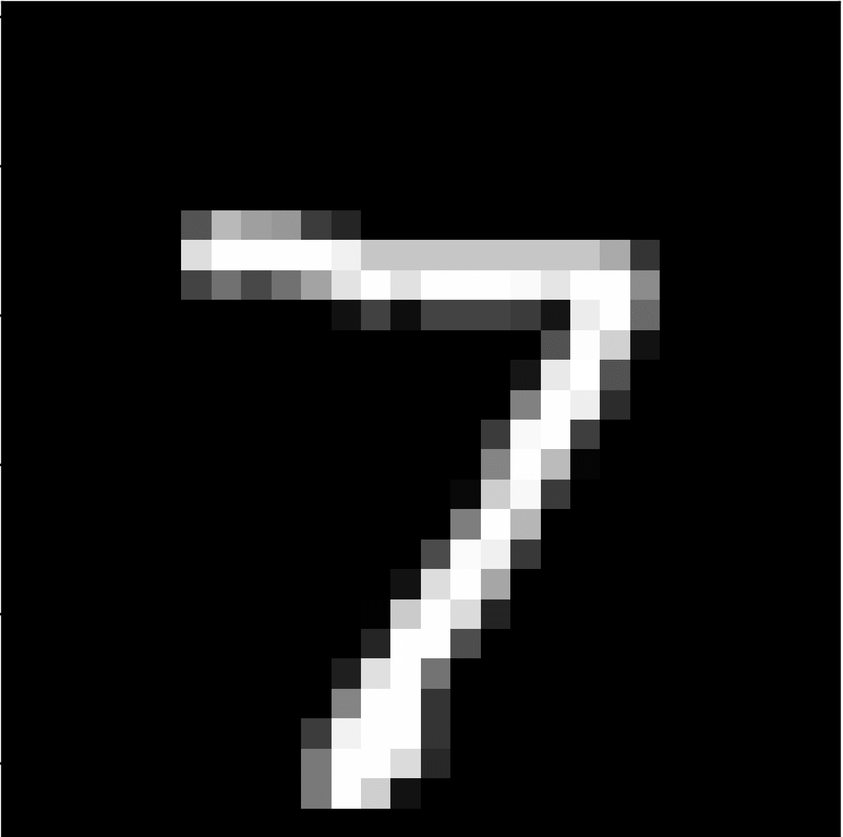
#> input picture src/example.png, 843 x 837 px, shrunk from 1490 x 1480 before the run
$ python -i processing.py   (imports and definitions only)   (older library calls are emulated)
#> lines starting #> are read from the running program, lines starting #| are printed output that depends on the picture
#> further down, picture is the input picture: shape (837, 843, 3); min 0, max 255, mean 24.7
import skimage.morphology as morphology
import numpy as np


def apply_brightness_contrast(input_img, brightness=0, contrast=0):
#> called with brightness = 10, contrast = 70
    if brightness != 0:
        if brightness > 0:
            shadow = brightness
            highlight = 255
        else:
            shadow = 0
            highlight = 255 + brightness
        alpha_b = (highlight - shadow)/255
        gamma_b = shadow
        buf = cv2.addWeighted(input_img, alpha_b, input_img, 0, gamma_b)
    else:
        buf = input_img.copy()

    if contrast != 0:
        f = 131*(contrast + 127)/(127*(131-contrast))
        alpha_c = f
        gamma_c = 127*(1-f)
        buf = cv2.addWeighted(buf, alpha_c, buf, 0, gamma_c)
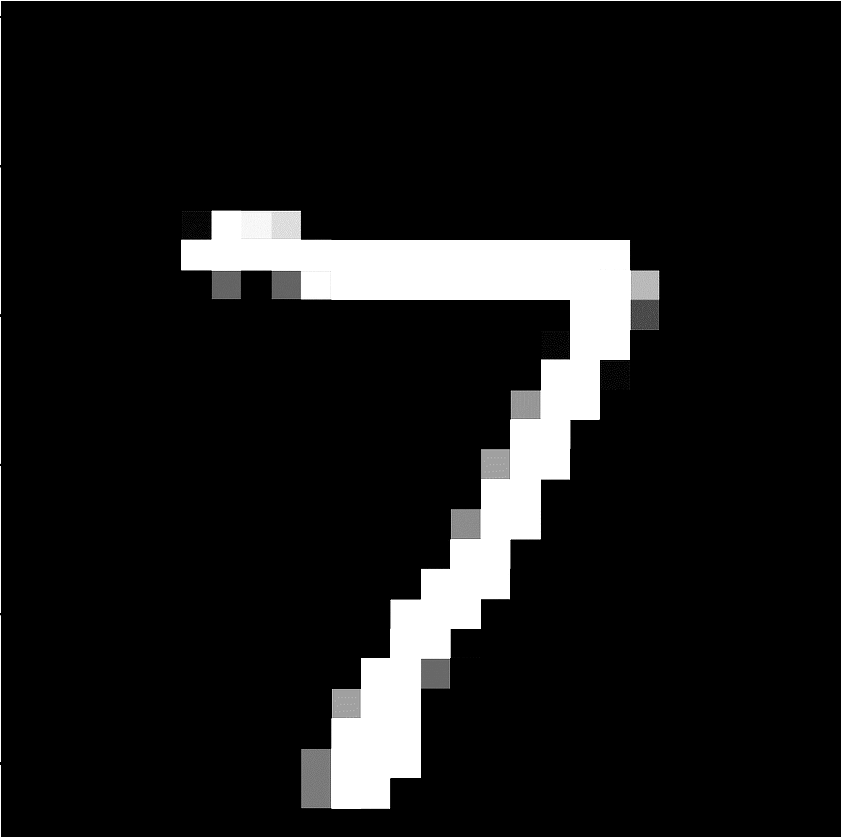
#> buf: shape (837, 843, 3); min 0, max 255, mean 24.7

    return buf


def apply_kmeans(image, K):
#> called with K = 5
    image = cv2.cvtColor(image, cv2.COLOR_BGR2HSV)
#> image: shape (837, 843, 3); mean H, S, V 0, 0, 24.7
    vectorized = image.reshape((-1, 3))
    vectorized = np.float32(vectorized)
    criteria = (cv2.TERM_CRITERIA_EPS + cv2.TERM_CRITERIA_MAX_ITER, 10, 1.0)
    attempts = 10
    ret, label, center = cv2.kmeans(
        vectorized, K, None, criteria, attempts, cv2.KMEANS_PP_CENTERS)
#> ret = 3214164.9; center = [[0, 0, 0.0379], [0, 0, 254.8], [0, 0, 146.1], [0, 0, 198], [0, 0, 98.31]]
    center = np.uint8(center)
#> center = [[0, 0, 0], [0, 0, 254], [0, 0, 146], [0, 0, 198], [0, 0, 98]]
    res = center[label.flatten()]
    result_image = res.reshape((image.shape))
#> result_image: shape (837, 843, 3); mean H, S, V 0, 0, 24.6
    return result_image


def procesar_img(image):
    img = apply_brightness_contrast(image, 10, 70)
    img = apply_kmeans(img, 5)
    img = cv2.cvtColor(img, cv2.COLOR_BGR2GRAY)
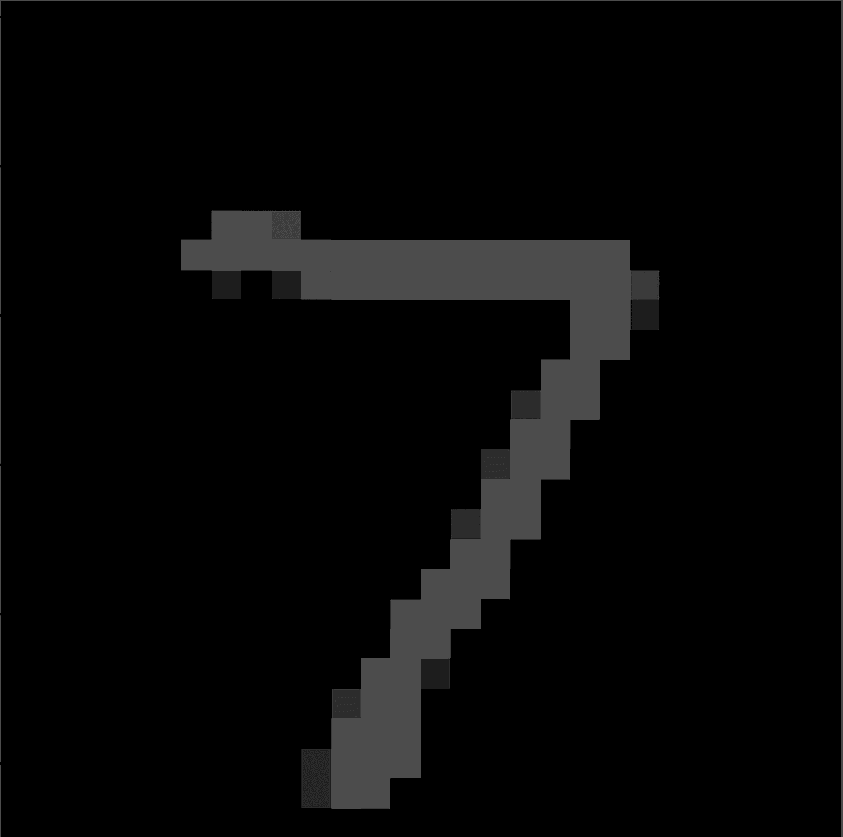
#> img: shape (837, 843); min 0, max 76, mean 7.4
    img = apply_brightness_contrast(img, 10, 70)
#> in apply_brightness_contrast (call 2), `buf = cv2.addWeighted(buf, alpha_c, buf, 0, gamma_c)`: buf: shape (837, 843); every value is 0
    img = morphology.dilation(image=img, selem=morphology.disk(3))
    img = morphology.erosion(image=img, selem=morphology.disk(1))
    img = cv2.medianBlur(img, 15)
    return img

>>> import cv2
>>> picture = cv2.imread('example.png')
>>> result = procesar_img(picture)
